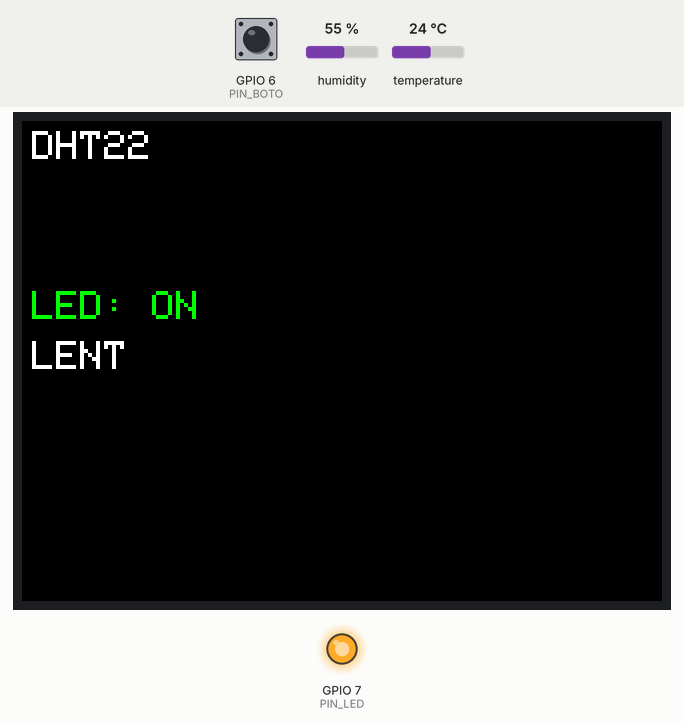
This sketch was run on a simulated ESP32-S3. Parts: 320×240 colour display, output pins drawn as LEDs (lit = HIGH). Dashed ring = blinking. Inputs (shaded band) come from the test bench; at power-on: GPIO 6 (PIN_BOTO) HIGH, humidity 55 %, temperature 24 °C.

Above: at 1.6 s.
1.7 s: GPIO 6 (PIN_BOTO) pulled LOW for 0.15 s
At 2.08 s:
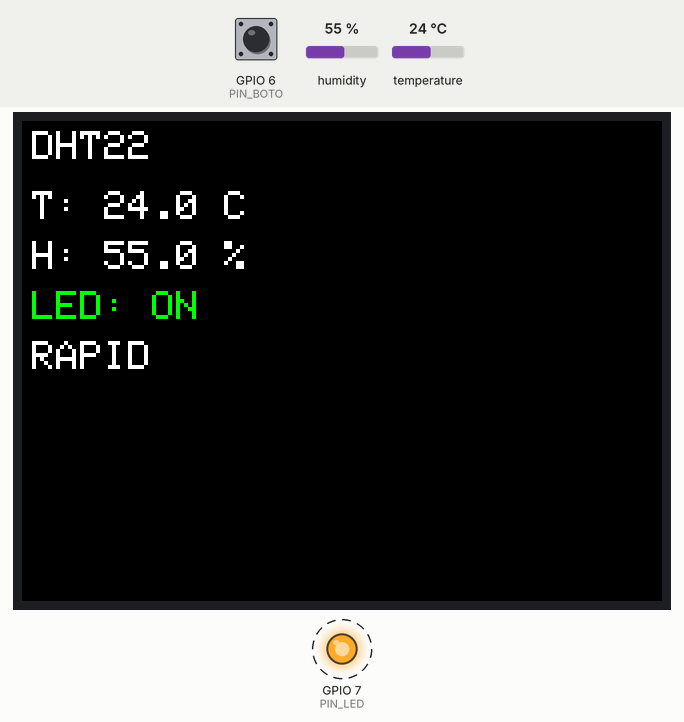
2.4 s: GPIO 6 (PIN_BOTO) pulled LOW for 1 s
At 5.1 s:
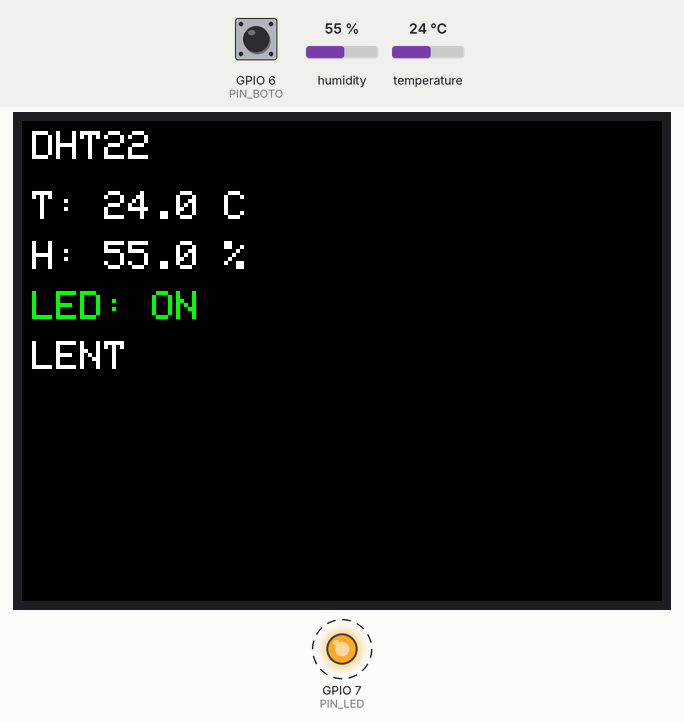
6.8 s: humidity set to 22 %
At 9.1 s:
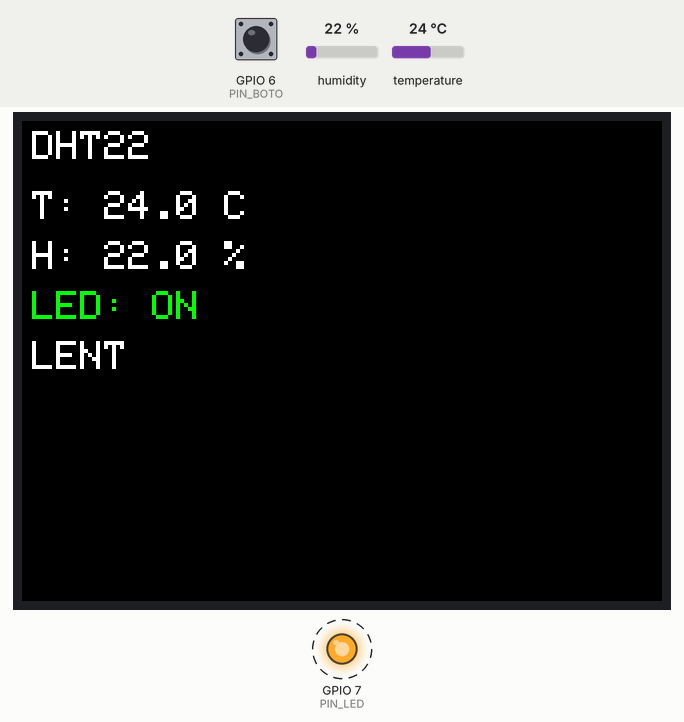
9.5 s: GPIO 6 (PIN_BOTO) pulled LOW for 0.15 s
At 9.65 s:
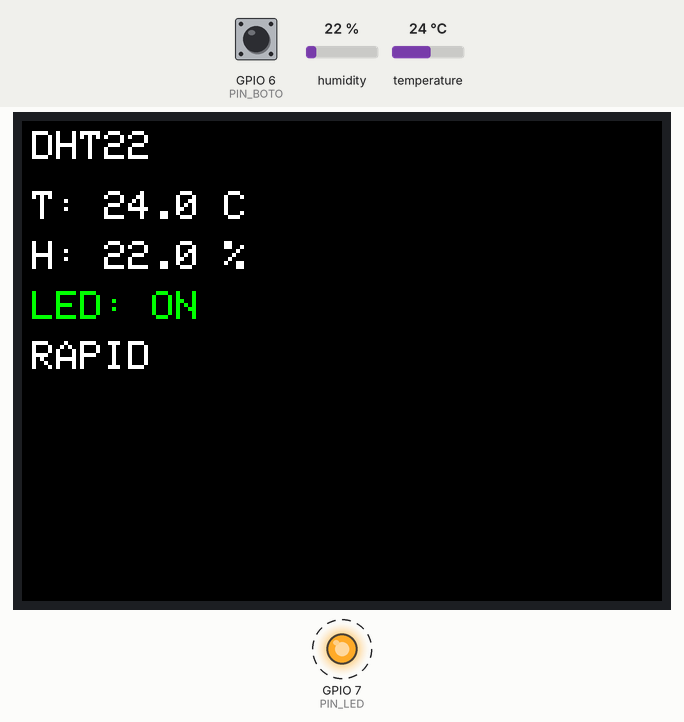
10.2 s: GPIO 6 (PIN_BOTO) pulled LOW for 3.2 s
At 12.6 s:
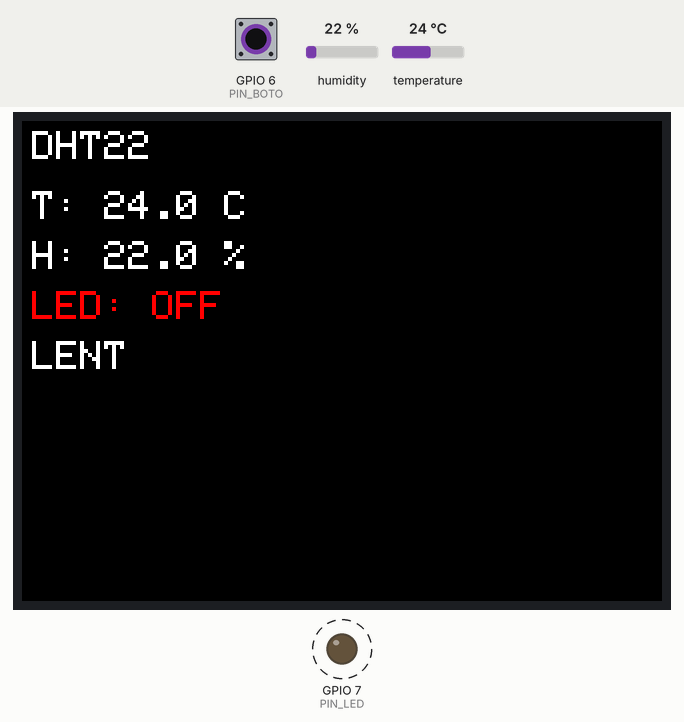
14.9 s: temperature set to 12 °C
At 17.6 s:
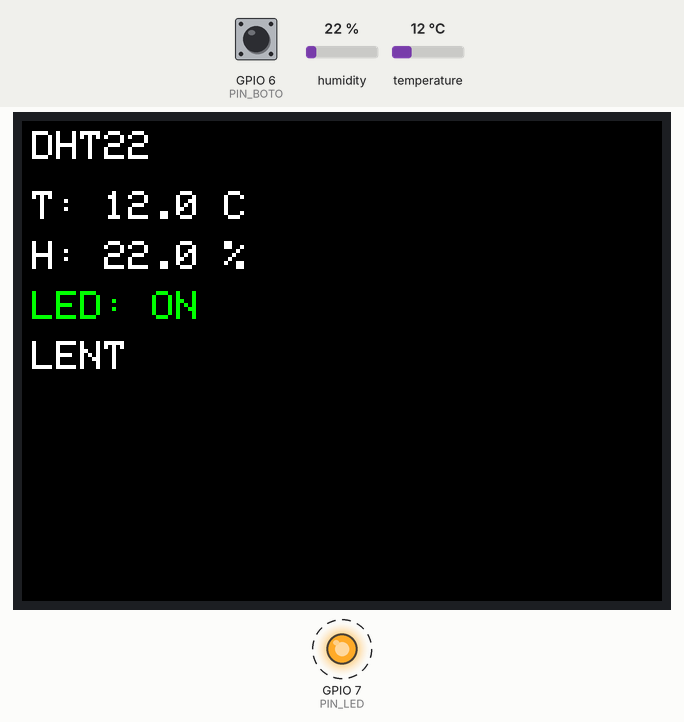
Timing chart, 0 to 18.5 s (numbered marks = the images above; inputs shaded):
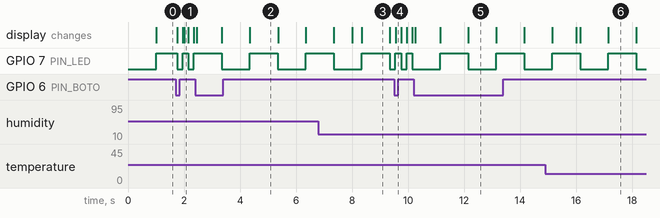

Measured:
- after the input at 1.7 s, the display: first changes after 0.06 s (image 1 shows a later state)
- after the input at 2.4 s, GPIO 7 (PIN_LED): alternates HIGH for 1.0 s and LOW for 1.0 s, starting after 0.95 s; the display: changes after 0.05 s (image 2)
- after the input at 6.8 s, the display: first differs from a run without the input after 1.2 s (image 3 shows a later state)
- after the input at 9.5 s, GPIO 7 (PIN_LED): alternates HIGH for 0.20 s and LOW for 0.20 s, starting after 0.05 s; the display: changes after 0.06 s (image 4)
- after the input at 10.2 s, GPIO 7 (PIN_LED): alternates HIGH for 1.0 s and LOW for 1.0 s, starting after 0.95 s; the display: changes after 0.05 s (image 5)
- after the input at 14.9 s, the display: first differs from a run without the input after 1.1 s (image 6)
- what the display in image 2 shows lasts 1.0 s, from 4.4 s to 5.4 s

The sketch:

Exercici_5_practica_1.ino
```cpp
// P1 - Exercici 5 - Temperatura, humitat i estat del LED a la pantalla de l'AtomS3
// LED a G7, polsador a G6 (l'altra pota a GND), DHT22 a G8

#include <M5Unified.h>
#include <DHT.h>

#define PIN_LED  7
#define PIN_BOTO 6
#define PIN_DHT  8

DHT dht(PIN_DHT, DHT22);

bool ledEnces = false;
bool rapid = false;              // false = lent, true = rapid
int botoAbans = HIGH;            // amb pull-up, el boto sense premer val HIGH
unsigned long ultimCanviLed = 0;
unsigned long ultimaLectura = 0;

void setup() {
  M5.begin();
  Serial.begin(115200);
  pinMode(PIN_LED, OUTPUT);
  pinMode(PIN_BOTO, INPUT_PULLUP);   // pull-up intern
  dht.begin();

  // La pantalla s'esborra NOMES un cop, aqui
  M5.Display.fillScreen(BLACK);
  M5.Display.setTextSize(2);
  M5.Display.setTextColor(WHITE, BLACK);
  M5.Display.setCursor(5, 5);
  M5.Display.print("DHT22");
  M5.Display.setCursor(5, 110);
  M5.Display.print("LENT ");
}

void loop() {
  // --- Polsador (igual que a l'exercici 3) ---
  int boto = digitalRead(PIN_BOTO);

  if (boto == LOW && botoAbans == HIGH) {
    delay(50);                          // esperem que passin els rebots
    if (digitalRead(PIN_BOTO) == LOW) { // si segueix premut, es una pulsacio de veritat
      rapid = !rapid;

      // Escrivim la cadencia a la pantalla
      M5.Display.setTextColor(WHITE, BLACK);
      M5.Display.setCursor(5, 110);
      if (rapid) {
        M5.Display.print("RAPID");
      } else {
        M5.Display.print("LENT ");      // l'espai tapa la D de "RAPID"
      }
    }
  }
  botoAbans = boto;

  // --- LED (igual que a l'exercici 3) ---
  int temps;
  if (rapid) {
    temps = 200;
  } else {
    temps = 1000;
  }

  if (millis() - ultimCanviLed >= temps) {
    ultimCanviLed = millis();
    ledEnces = !ledEnces;
    digitalWrite(PIN_LED, ledEnces);

    // Escrivim l'estat del LED a la pantalla
    M5.Display.setCursor(5, 85);
    if (ledEnces) {
      M5.Display.setTextColor(GREEN, BLACK);
      M5.Display.print("LED: ON ");     // l'espai tapa la F de "OFF"
    } else {
      M5.Display.setTextColor(RED, BLACK);
      M5.Display.print("LED: OFF");
    }
  }

  // --- Sensor: una lectura cada 2 segons ---
  if (millis() - ultimaLectura >= 2000) {
    ultimaLectura = millis();

    dht.read(true);
    float temperatura = dht.readTemperature();
    float humitat = dht.readHumidity();

    M5.Display.setTextColor(WHITE, BLACK);

    if (isnan(temperatura) || isnan(humitat)) {
      M5.Display.setCursor(5, 35);
      M5.Display.print("T: ERROR ");
      M5.Display.setCursor(5, 60);
      M5.Display.print("H: ERROR ");
    } else {
      M5.Display.setCursor(5, 35);
      M5.Display.printf("T:%5.1f C", temperatura);
      M5.Display.setCursor(5, 60);
      M5.Display.printf("H:%5.1f %%", humitat);
    }
  }
}
```
